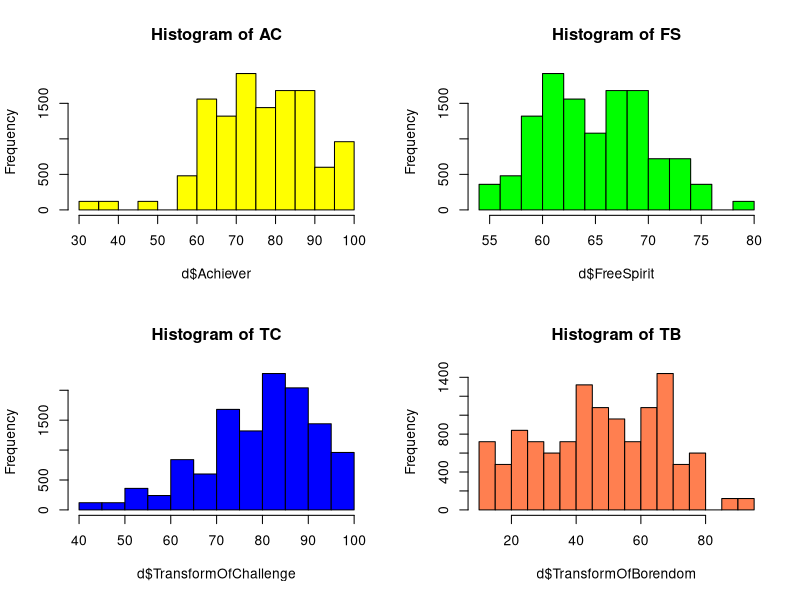
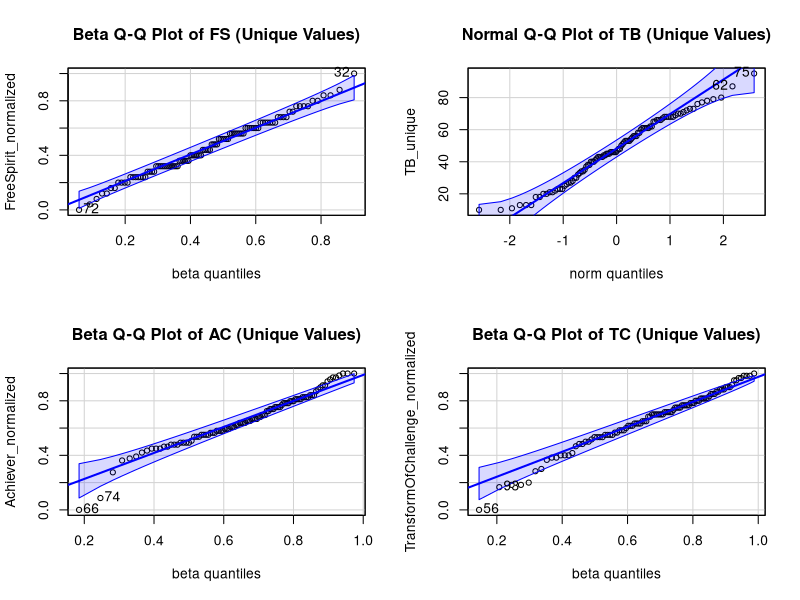
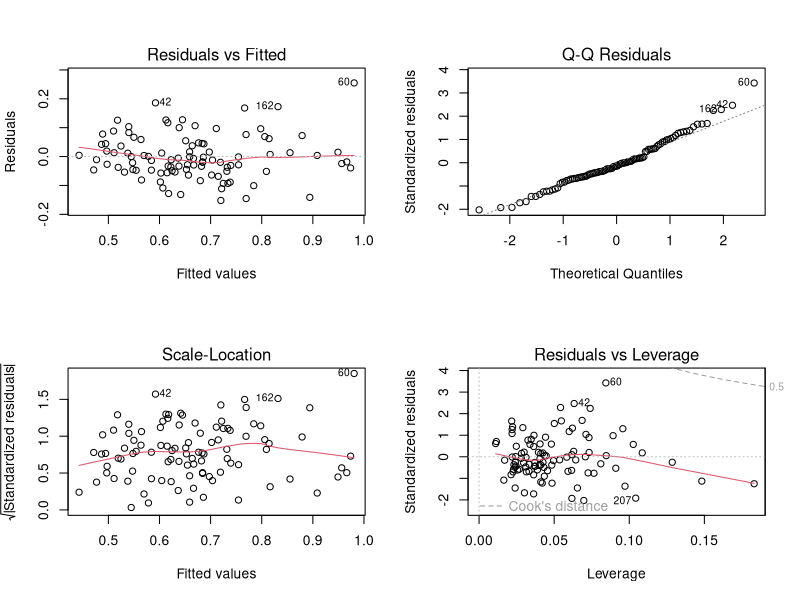
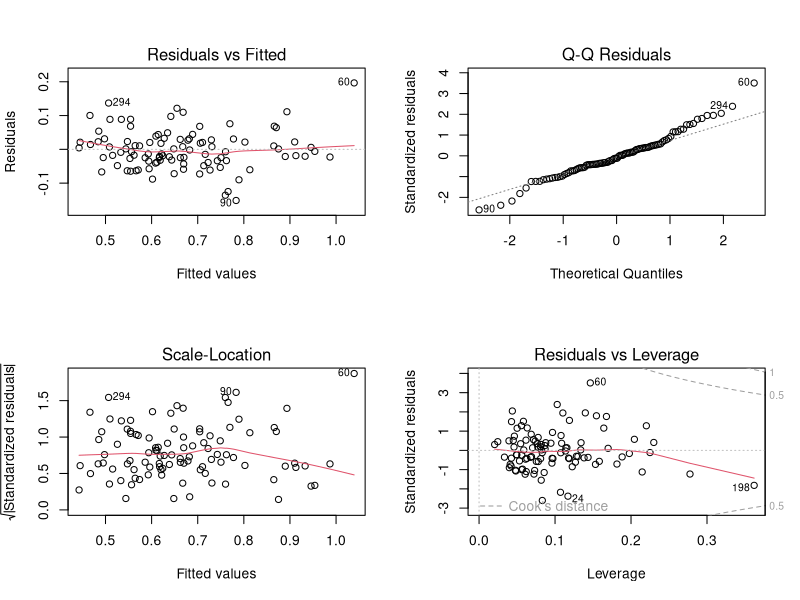

Reproduce these figures in R, in order.
options(repos = c(CRAN = "https://cloud.r-project.org"))

install.packages("carData")

install.packages("car")

install.packages("MASS")

install.packages("fitdistrplus")

install.packages("pwr")

library("carData")

library("MASS")

library("fitdistrplus")

library("car")

library("pwr")

d<-read.csv("dataset.csv", header=TRUE)

par(mfrow= c(2,2))

hist(d$Achiever, col="yellow", main= "Histogram of AC")

hist(d$FreeSpirit, col="green", main="Histogram of FS")

hist(d$TransformOfChallenge, col="blue", main= "Histogram of TC")

hist(d$TransformOfBorendom, col="coral", main="Histogram of TB")

par(mfrow= c(1,1))

par(mfrow= c(2,2))

unique_personality <- aggregate(. ~ ParticipantID, 

                                data = d[, c("ParticipantID", "Achiever", "FreeSpirit", 

                                             "TransformOfChallenge", "TransformOfBorendom")],

                                FUN = function(x) x[1])

FS_unique <- unique_personality$FreeSpirit

AC_unique <- unique_personality$Achiever

TC_unique <- unique_personality$TransformOfChallenge

TB_unique <- unique_personality$TransformOfBorendom

FreeSpirit_normalized <- (FS_unique - min(FS_unique)) / (max(FS_unique) - min(FS_unique))

beta1 <- fitdist(FreeSpirit_normalized, "beta")

qqPlot(FreeSpirit_normalized, distribution = "beta",

       shape1 = beta1$estimate["shape1"],

       shape2 = beta1$estimate["shape2"],

       main = "Beta Q-Q Plot of FS (Unique Values)")

print(beta1)

normal <- fitdist(TB_unique, "norm")

qqPlot(TB_unique, distribution = "norm",

       main = "Normal Q-Q Plot of TB (Unique Values)")

print(normal)

Achiever_normalized <- (AC_unique - min(AC_unique)) / (max(AC_unique) - min(AC_unique))

beta3 <- fitdist(Achiever_normalized, "beta")

qqPlot(Achiever_normalized, distribution = "beta", 

       shape1 = beta3$estimate["shape1"],

       shape2 = beta3$estimate["shape2"],

       main = "Beta Q-Q Plot of AC (Unique Values)")

print(beta3)

TransformOfChallenge_normalized <- (TC_unique - min(TC_unique)) / (max(TC_unique) - min(TC_unique))

beta2 <- fitdist(TransformOfChallenge_normalized, "beta")

qqPlot(TransformOfChallenge_normalized, distribution = "beta", 

       shape1 = beta2$estimate["shape1"],

       shape2 = beta2$estimate["shape2"],

       main = "Beta Q-Q Plot of TC (Unique Values)")

print(beta2)

ks_fs <- ks.test(FreeSpirit_normalized, "pbeta", 

                 shape1 = beta1$estimate["shape1"], 

                 shape2 = beta1$estimate["shape2"])

cat("\nKolmogorov-Smirnov test for FreeSpirit (Unique Values):\n")

print(ks_fs)

ks_tb <- ks.test(TB_unique, "pnorm", 

                 mean = normal$estimate["mean"], 

                 sd = normal$estimate["sd"])

cat("Kolmogorov-Smirnov test for TransformOfBorendom (normal, Unique Values):\n")

print(ks_tb)

ks_ac <- ks.test(Achiever_normalized, "pbeta", 

                 shape1 = beta3$estimate["shape1"], 

                 shape2 = beta3$estimate["shape2"])

cat("Kolmogorov-Smirnov test for Achiever (beta, Unique Values):\n")

print(ks_ac)

ks_tc <- ks.test(TransformOfChallenge_normalized, "pbeta",

                 shape1 = beta2$estimate["shape1"],

                 shape2 = beta2$estimate["shape2"])

cat("Kolmogorov-Smirnov test for TransformOfChallenge (beta, Unique Values):\n")

print(ks_tc)

results <- data.frame()

for(participant in unique(d$ParticipantID)) {

  for(stage in c("BL", "STR", "LTR")) {

    data_subset <- d[d$ParticipantID == participant & d$Stage == stage, ]

    

    ave_error <- mean(data_subset$AbsError)

    

    results <- rbind(results, data.frame(

      ParticipantID = participant,

      Group = data_subset$Group[1],

      Stage = stage,

      AveAbsError = ave_error

    ))

  }

}

wide_data <- data.frame()

for(participant in unique(results$ParticipantID)) {

  data_subset <- results[results$ParticipantID == participant, ]

  wide_data <- rbind(wide_data, data.frame(

    ParticipantID = participant,

    Group = data_subset$Group[1],

    BL = data_subset$AveAbsError[data_subset$Stage == "BL"],

    STR = data_subset$AveAbsError[data_subset$Stage == "STR"],

    LTR = data_subset$AveAbsError[data_subset$Stage == "LTR"]

  ))

}

wide_data$Learn_STR <- wide_data$BL - wide_data$STR

wide_data$Learn_LTR <- wide_data$BL - wide_data$LTR

cat("Group differences:\n")

cat("BL p-value:", t.test(wide_data$BL[wide_data$Group == "C"], wide_data$BL[wide_data$Group == "E"])$p.value, "\n")

cat("STR p-value:", t.test(wide_data$STR[wide_data$Group == "C"], wide_data$STR[wide_data$Group == "E"])$p.value, "\n")

cat("LTR p-value:", t.test(wide_data$LTR[wide_data$Group == "C"], wide_data$LTR[wide_data$Group == "E"])$p.value, "\n")

cat("\nDid error reduce?\n")

cat("BL vs STR p-value:", t.test(wide_data$BL, wide_data$STR, paired = TRUE)$p.value, "\n")

cat("BL vs LTR p-value:", t.test(wide_data$BL, wide_data$LTR, paired = TRUE)$p.value, "\n")

cat("\nLearning between groups:\n")

cat("STR learning p-value:", t.test(wide_data$Learn_STR[wide_data$Group == "C"], wide_data$Learn_STR[wide_data$Group == "E"])$p.value, "\n")

cat("LTR learning p-value:", t.test(wide_data$Learn_LTR[wide_data$Group == "C"], wide_data$Learn_LTR[wide_data$Group == "E"])$p.value, "\n")

results <- data.frame()

for(participant in unique(d$ParticipantID)) {

  for(stage in c("BL", "STR", "LTR")) {

    data_subset <- d[d$ParticipantID == participant & d$Stage == stage, ]

    ave_error <- mean(data_subset$AbsError)

    

    AC <- unique(d$Achiever[d$ParticipantID == participant])[1]

    FS <- unique(d$FreeSpirit[d$ParticipantID == participant])[1]

    TC <- unique(d$TransformOfChallenge[d$ParticipantID == participant])[1]

    TB <- unique(d$TransformOfBorendom[d$ParticipantID == participant])[1]

    Group <- unique(d$Group[d$ParticipantID == participant])[1]

    

    results <- rbind(results, data.frame(

      ParticipantID = participant,

      Group = Group,

      Stage = stage,

      AveAbsError = ave_error,

      AC = AC, FS = FS, TC = TC, TB = TB

    ))

  }

}

for(stage in c("BL", "STR", "LTR")) {

  stage_data <- results[results$Stage == stage, ]

  model1 <- lm(AveAbsError ~ AC + FS + TC + TB, data = stage_data)

  print(summary(model1))

  stage_data$GroupE <- ifelse(stage_data$Group == "E", 1, 0)

  model2 <- lm(AveAbsError ~ AC + FS + TC + TB + 

  GroupE + GroupE:AC + GroupE:FS + GroupE:TC + GroupE:TB, 

           data = stage_data)

  print(summary(model2))

}

plot(model1)

plot(model2)

required_sample <- pwr.t.test(power = 0.80,

                              d = 0.5,  

                              sig.level = 0.05,

                              type = "two.sample")

cat("Required sample size for 80% power:\n")

cat(ceiling(required_sample$n), "participants PER GROUP\n")

cat("Total:", ceiling(required_sample$n) * 2, "participants\n")

cat("Control participants:", sum(wide_data$Group == "C"), "\n")

cat("Experimental participants:", sum(wide_data$Group == "E"), "\n")

quick_power <- pwr.t.test(n = sum(wide_data$Group=="C"),  

                          d = 0.5,  

                          sig.level = 0.05,

                          type = "two.sample")

cat("Current power with", sum(wide_data$Group=="C"), "participants per group:", round(quick_power$power * 100, 1), "%\n")
